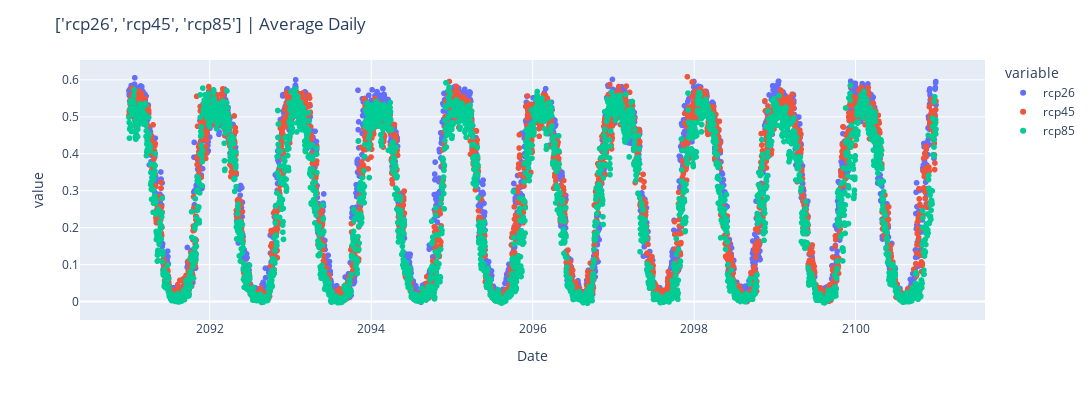

The notebook cell this image was saved under:
### Code cell
comparison_df2 = comparison_df
comparison_df2['Date'] = pd.to_datetime(comparison_df2['Date'], dayfirst=True)
comparison_df2['Date'], scale = comparison_df2['Date'].dt.strftime('%d-%m-%Y'), "Average Daily"
comparison_df2= comparison_df2.groupby('Date')[scenario_array].mean().reset_index()
comparison_df2['Date'] = pd.to_datetime(comparison_df2['Date'], format='%d-%m-%Y')
comparison_df2 = comparison_df2.sort_values(by='Date')
# comparison_df2
fig = px.scatter(comparison_df2, x="Date" , y=scenario_array)
fig.update_layout(title=f'{scenario_array} | {scale}', width = 1800, height = 400)

plotly_image_path = os.path.join(folder_name, f"{scale}.png")
fig.write_image(plotly_image_path)
fig

### Figure 1 — Plotly figure (JSON) as saved in the notebook; plotly's stock layout.template omitted (floating-point values rounded to 4 significant figures; data arrays with more than 128 entries replaced by an {"elided": "..."} marker saying what was removed)
{"data": [{"hovertemplate": "variable=rcp26<br>Date=%{x}<br>value=%{y}<extra></extra>", "legendgroup": "rcp26", "marker": {"color": "#636efa", "symbol": "circle"}, "mode": "markers", "name": "rcp26", "showlegend": true, "type": "scattergl", "x": {"elided": "3652 str values"}, "xaxis": "x", "y": {"elided": "3652 float values"}, "yaxis": "y"}, {"hovertemplate": "variable=rcp45<br>Date=%{x}<br>value=%{y}<extra></extra>", "legendgroup": "rcp45", "marker": {"color": "#EF553B", "symbol": "circle"}, "mode": "markers", "name": "rcp45", "showlegend": true, "type": "scattergl", "x": {"elided": "3652 str values"}, "xaxis": "x", "y": {"elided": "3652 float values"}, "yaxis": "y"}, {"hovertemplate": "variable=rcp85<br>Date=%{x}<br>value=%{y}<extra></extra>", "legendgroup": "rcp85", "marker": {"color": "#00cc96", "symbol": "circle"}, "mode": "markers", "name": "rcp85", "showlegend": true, "type": "scattergl", "x": {"elided": "3652 str values"}, "xaxis": "x", "y": {"elided": "3652 float values"}, "yaxis": "y"}], "layout": {"height": 400, "legend": {"title": {"text": "variable"}, "tracegroupgap": 0}, "margin": {"t": 60}, "title": {"text": "['rcp26', 'rcp45', 'rcp85'] | Average Daily"}, "width": 1800, "xaxis": {"anchor": "y", "domain": [0, 1], "title": {"text": "Date"}}, "yaxis": {"anchor": "x", "domain": [0, 1], "title": {"text": "value"}}}}
